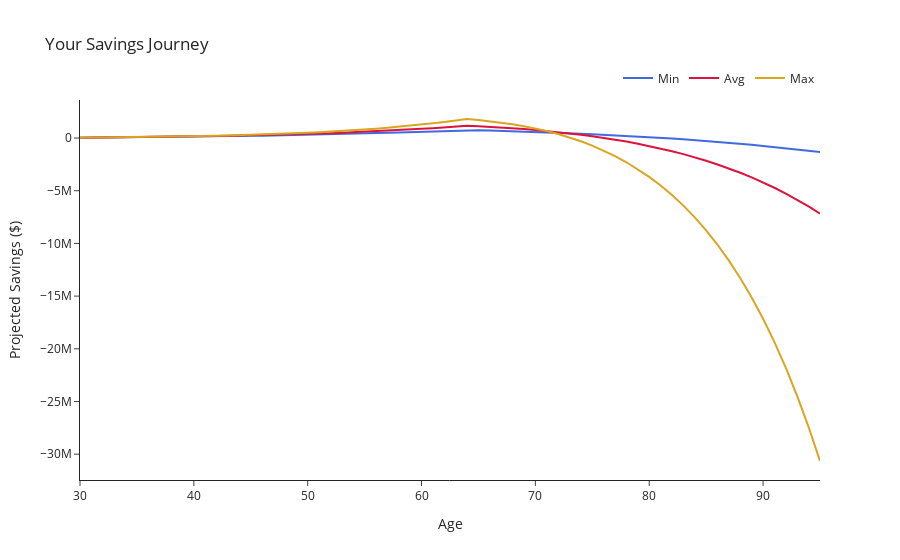

The cell this chart's notebook holds for it:
### Code cell
import plotly.graph_objects as go

def plot_savings_plotly(rows: List[YearRow]):
    ages = [r.age for r in rows]
    min_vals = [r.savings.min for r in rows]
    avg_vals = [r.savings.avg for r in rows]
    max_vals = [r.savings.max for r in rows]

    fig = go.Figure()
    fig.add_trace(go.Scatter(x=ages, y=min_vals, mode='lines', name='Min', line=dict(color='royalblue')))
    fig.add_trace(go.Scatter(x=ages, y=avg_vals, mode='lines', name='Avg', line=dict(color='crimson')))
    fig.add_trace(go.Scatter(x=ages, y=max_vals, mode='lines', name='Max', line=dict(color='goldenrod')))

    fig.update_layout(
        title="Your Savings Journey",
        xaxis_title="Age",
        yaxis_title="Projected Savings ($)",
        template="simple_white",
        legend=dict(orientation="h", yanchor="bottom", y=1.02, xanchor="right", x=1),
    )

    fig.show()

plot_savings_plotly(table)
